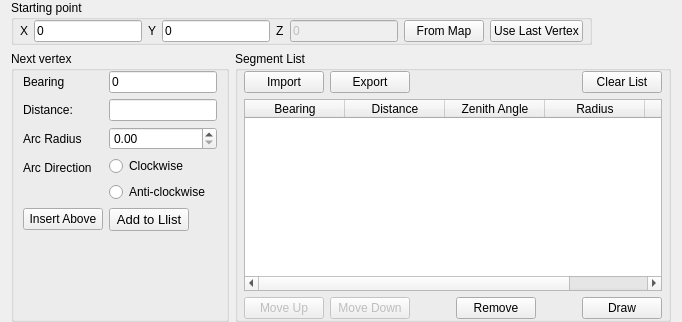
     <widget class="QWidget" name="tab">
      <attribute name="title">
       <string>Drawing</string>
      </attribute>
      <layout class="QGridLayout" name="gridLayout_3">
       <property name="topMargin">
        <number>0</number>
       </property>
       <property name="bottomMargin">
        <number>0</number>
       </property>
       <item row="0" column="0" colspan="2">
        <widget class="QGroupBox" name="groupBox">
         <property name="sizePolicy">
          <sizepolicy hsizetype="Minimum" vsizetype="Preferred">
           <horstretch>0</horstretch>
           <verstretch>0</verstretch>
          </sizepolicy>
         </property>
         <property name="title">
          <string>Starting point</string>
         </property>
         <property name="flat">
          <bool>true</bool>
         </property>
         <layout class="QHBoxLayout" name="horizontalLayout_2">
          <property name="leftMargin">
           <number>6</number>
          </property>
          <property name="topMargin">
           <number>0</number>
          </property>
          <property name="rightMargin">
           <number>6</number>
          </property>
          <property name="bottomMargin">
           <number>0</number>
          </property>
          <item>
           <widget class="QLabel" name="label_2">
            <property name="text">
             <string>X</string>
            </property>
            <property name="buddy">
             <cstring>lineEdit_vertexX0</cstring>
            </property>
           </widget>
          </item>
          <item>
           <widget class="QLineEdit" name="lineEdit_vertexX0">
            <property name="sizePolicy">
             <sizepolicy hsizetype="Fixed" vsizetype="Fixed">
              <horstretch>0</horstretch>
              <verstretch>0</verstretch>
             </sizepolicy>
            </property>
            <property name="text">
             <string>0</string>
            </property>
           </widget>
          </item>
          <item>
           <widget class="QLabel" name="label_3">
            <property name="text">
             <string>Y</string>
            </property>
            <property name="buddy">
             <cstring>lineEdit_vertexY0</cstring>
            </property>
           </widget>
          </item>
          <item>
           <widget class="QLineEdit" name="lineEdit_vertexY0">
            <property name="sizePolicy">
             <sizepolicy hsizetype="Fixed" vsizetype="Fixed">
              <horstretch>0</horstretch>
              <verstretch>0</verstretch>
             </sizepolicy>
            </property>
            <property name="text">
             <string>0</string>
            </property>
           </widget>
          </item>
          <item>
           <widget class="QLabel" name="label_4">
            <property name="text">
             <string>Z</string>
            </property>
            <property name="buddy">
             <cstring>lineEdit_vertexZ0</cstring>
            </property>
           </widget>
          </item>
          <item>
           <widget class="QLineEdit" name="lineEdit_vertexZ0">
            <property name="enabled">
             <bool>false</bool>
            </property>
            <property name="sizePolicy">
             <sizepolicy hsizetype="Fixed" vsizetype="Fixed">
              <horstretch>0</horstretch>
              <verstretch>0</verstretch>
             </sizepolicy>
            </property>
            <property name="text">
             <string>0</string>
            </property>
           </widget>
          </item>
          <item>
           <widget class="QPushButton" name="pushButton_startCapture">
            <property name="sizePolicy">
             <sizepolicy hsizetype="Preferred" vsizetype="Preferred">
              <horstretch>0</horstretch>
              <verstretch>0</verstretch>
             </sizepolicy>
            </property>
            <property name="toolTip">
             <string>Select Starting Point from Map</string>
            </property>
            <property name="text">
             <string>From Map</string>
            </property>
            <property name="icon">
             <iconset>
              <normaloff>:/icons/resources/capture.svg</normaloff>:/icons/resources/capture.svg</iconset>
            </property>
            <property name="iconSize">
             <size>
              <width>18</width>
              <height>18</height>
             </size>
            </property>
           </widget>
          </item>
          <item>
           <widget class="QPushButton" name="pushButton_useLast">
            <property name="enabled">
             <bool>true</bool>
            </property>
            <property name="sizePolicy">
             <sizepolicy hsizetype="Preferred" vsizetype="Preferred">
              <horstretch>0</horstretch>
              <verstretch>0</verstretch>
             </sizepolicy>
            </property>
            <property name="toolTip">
             <string>Use Last Vertex as Starting Point</string>
            </property>
            <property name="text">
             <string>Use Last Vertex</string>
            </property>
            <property name="icon">
             <iconset>
              <normaloff>:/icons/resources/lastpoint.svg</normaloff>:/icons/resources/lastpoint.svg</iconset>
            </property>
            <property name="iconSize">
             <size>
              <width>18</width>
              <height>18</height>
             </size>
            </property>
           </widget>
          </item>
         </layout>
         <zorder>pushButton_startCapture</zorder>
         <zorder>lineEdit_vertexX0</zorder>
         <zorder>label_2</zorder>
         <zorder>lineEdit_vertexY0</zorder>
         <zorder>label_3</zorder>
         <zorder>lineEdit_vertexZ0</zorder>
         <zorder>label_4</zorder>
         <zorder>pushButton_useLast</zorder>
        </widget>
       </item>
       <item row="1" column="0">
        <widget class="QGroupBox" name="groupBox_2">
         <property name="sizePolicy">
          <sizepolicy hsizetype="Maximum" vsizetype="Preferred">
           <horstretch>0</horstretch>
           <verstretch>0</verstretch>
          </sizepolicy>
         </property>
         <property name="title">
          <string>Next vertex</string>
         </property>
         <property name="flat">
          <bool>true</bool>
         </property>
         <layout class="QFormLayout" name="formLayout">
          <property name="fieldGrowthPolicy">
           <enum>QFormLayout::AllNonFixedFieldsGrow</enum>
          </property>
          <property name="topMargin">
           <number>0</number>
          </property>
          <property name="bottomMargin">
           <number>0</number>
          </property>
          <item row="0" column="0">
           <widget class="QLabel" name="label_11">
            <property name="sizePolicy">
             <sizepolicy hsizetype="Fixed" vsizetype="Preferred">
              <horstretch>0</horstretch>
              <verstretch>0</verstretch>
             </sizepolicy>
            </property>
            <property name="text">
             <string>Bearing</string>
            </property>
            <property name="buddy">
             <cstring>lineEdit_nextAzimuth</cstring>
            </property>
           </widget>
          </item>
          <item row="0" column="1">
           <widget class="QLineEdit" name="lineEdit_nextAzimuth">
            <property name="sizePolicy">
             <sizepolicy hsizetype="Fixed" vsizetype="Fixed">
              <horstretch>0</horstretch>
              <verstretch>0</verstretch>
             </sizepolicy>
            </property>
            <property name="toolTip">
             <string/>
            </property>
            <property name="text">
             <string>0</string>
            </property>
           </widget>
          </item>
          <item row="1" column="0">
           <widget class="QLabel" name="label_13">
            <property name="text">
             <string>Distance:</string>
            </property>
           </widget>
          </item>
          <item row="2" column="0">
           <widget class="QLabel" name="radiusLabel">
            <property name="text">
             <string>Arc Radius</string>
            </property>
           </widget>
          </item>
          <item row="2" column="1">
           <widget class="QDoubleSpinBox" name="spin_radius">
            <property name="sizePolicy">
             <sizepolicy hsizetype="MinimumExpanding" vsizetype="Fixed">
              <horstretch>0</horstretch>
              <verstretch>0</verstretch>
             </sizepolicy>
            </property>
            <property name="maximum">
             <double>999999999.000000000000000</double>
            </property>
           </widget>
          </item>
          <item row="3" column="0">
           <widget class="QLabel" name="label_6">
            <property name="text">
             <string>Arc Direction</string>
            </property>
           </widget>
          </item>
          <item row="3" column="1">
           <layout class="QVBoxLayout" name="verticalLayout_4">
            <item>
             <widget class="QRadioButton" name="radio_clockwise">
              <property name="sizePolicy">
               <sizepolicy hsizetype="Maximum" vsizetype="Fixed">
                <horstretch>0</horstretch>
                <verstretch>0</verstretch>
               </sizepolicy>
              </property>
              <property name="text">
               <string>Clockwise</string>
              </property>
             </widget>
            </item>
            <item>
             <widget class="QRadioButton" name="radio_anticlockwise">
              <property name="sizePolicy">
               <sizepolicy hsizetype="Maximum" vsizetype="Fixed">
                <horstretch>0</horstretch>
                <verstretch>0</verstretch>
               </sizepolicy>
              </property>
              <property name="text">
               <string>Anti-clockwise</string>
              </property>
             </widget>
            </item>
           </layout>
          </item>
          <item row="4" column="1">
           <widget class="QPushButton" name="pushButton_vertexAdd">
            <property name="sizePolicy">
             <sizepolicy hsizetype="Maximum" vsizetype="Fixed">
              <horstretch>0</horstretch>
              <verstretch>0</verstretch>
             </sizepolicy>
            </property>
            <property name="font">
             <font>
              <pointsize>10</pointsize>
              <italic>false</italic>
             </font>
            </property>
            <property name="toolTip">
             <string>Add New Segment to Bottom of List</string>
            </property>
            <property name="text">
             <string>Add to Llist</string>
            </property>
            <property name="iconSize">
             <size>
              <width>20</width>
              <height>20</height>
             </size>
            </property>
           </widget>
          </item>
          <item row="4" column="0">
           <widget class="QPushButton" name="pushButton_vertexInsert">
            <property name="sizePolicy">
             <sizepolicy hsizetype="Maximum" vsizetype="Fixed">
              <horstretch>0</horstretch>
              <verstretch>0</verstretch>
             </sizepolicy>
            </property>
            <property name="toolTip">
             <string>Insert New Segment Above Currently Selected Segment</string>
            </property>
            <property name="text">
             <string>Insert Above</string>
            </property>
           </widget>
          </item>
          <item row="1" column="1">
           <widget class="QLineEdit" name="lineEdit_nextDistance"/>
          </item>
         </layout>
        </widget>
       </item>
       <item row="1" column="1" colspan="2">
        <widget class="QGroupBox" name="groupBox_8">
         <property name="sizePolicy">
          <sizepolicy hsizetype="Preferred" vsizetype="Expanding">
           <horstretch>0</horstretch>
           <verstretch>0</verstretch>
          </sizepolicy>
         </property>
         <property name="title">
          <string>Segment List</string>
         </property>
         <property name="flat">
          <bool>true</bool>
         </property>
         <layout class="QGridLayout" name="gridLayout_2">
          <property name="sizeConstraint">
           <enum>QLayout::SetDefaultConstraint</enum>
          </property>
          <property name="leftMargin">
           <number>6</number>
          </property>
          <property name="topMargin">
           <number>0</number>
          </property>
          <property name="rightMargin">
           <number>6</number>
          </property>
          <property name="bottomMargin">
           <number>0</number>
          </property>
          <item row="1" column="1">
           <layout class="QHBoxLayout" name="horizontalLayout_3">
            <item>
             <widget class="QPushButton" name="pushButton_segListLoad">
              <property name="enabled">
               <bool>true</bool>
              </property>
              <property name="toolTip">
               <string>Import Segment List</string>
              </property>
              <property name="text">
               <string>Import</string>
              </property>
              <property name="icon">
               <iconset>
                <normaloff>:/icons/resources/import.svg</normaloff>:/icons/resources/import.svg</iconset>
              </property>
              <property name="iconSize">
               <size>
                <width>18</width>
                <height>18</height>
               </size>
              </property>
             </widget>
            </item>
            <item>
             <widget class="QPushButton" name="pushButton_segListSave">
              <property name="enabled">
               <bool>true</bool>
              </property>
              <property name="toolTip">
               <string>Export Segment List</string>
              </property>
              <property name="text">
               <string>Export</string>
              </property>
              <property name="icon">
               <iconset>
                <normaloff>:/icons/resources/export.svg</normaloff>:/icons/resources/export.svg</iconset>
              </property>
              <property name="iconSize">
               <size>
                <width>18</width>
                <height>18</height>
               </size>
              </property>
             </widget>
            </item>
            <item>
             <spacer name="horizontalSpacer">
              <property name="orientation">
               <enum>Qt::Horizontal</enum>
              </property>
              <property name="sizeHint" stdset="0">
               <size>
                <width>40</width>
                <height>20</height>
               </size>
              </property>
             </spacer>
            </item>
            <item>
             <widget class="QPushButton" name="pushButton_segListClear">
              <property name="toolTip">
               <string>Clear Segment List</string>
              </property>
              <property name="text">
               <string>Clear List</string>
              </property>
              <property name="icon">
               <iconset>
                <normaloff>:/icons/resources/clear.svg</normaloff>:/icons/resources/clear.svg</iconset>
              </property>
              <property name="iconSize">
               <size>
                <width>18</width>
                <height>18</height>
               </size>
              </property>
             </widget>
            </item>
           </layout>
          </item>
          <item row="4" column="1">
           <layout class="QHBoxLayout" name="horizontalLayout_6">
            <property name="spacing">
             <number>6</number>
            </property>
            <item>
             <widget class="QPushButton" name="pushButton_segListRowUp">
              <property name="enabled">
               <bool>false</bool>
              </property>
              <property name="sizePolicy">
               <sizepolicy hsizetype="Fixed" vsizetype="Fixed">
                <horstretch>0</horstretch>
                <verstretch>0</verstretch>
               </sizepolicy>
              </property>
              <property name="toolTip">
               <string>Move Selected Segment Up</string>
              </property>
              <property name="text">
               <string>Move Up</string>
              </property>
              <property name="icon">
               <iconset>
                <normaloff>:/icons/resources/up.svg</normaloff>:/icons/resources/up.svg</iconset>
              </property>
              <property name="iconSize">
               <size>
                <width>18</width>
                <height>18</height>
               </size>
              </property>
             </widget>
            </item>
            <item>
             <widget class="QPushButton" name="pushButton_segListRowDn">
              <property name="enabled">
               <bool>false</bool>
              </property>
              <property name="sizePolicy">
               <sizepolicy hsizetype="Fixed" vsizetype="Fixed">
                <horstretch>0</horstretch>
                <verstretch>0</verstretch>
               </sizepolicy>
              </property>
              <property name="toolTip">
               <string>Move Selected Segment Down</string>
              </property>
              <property name="text">
               <string>Move Down</string>
              </property>
              <property name="icon">
               <iconset>
                <normaloff>:/icons/resources/down.svg</normaloff>:/icons/resources/down.svg</iconset>
              </property>
              <property name="iconSize">
               <size>
                <width>18</width>
                <height>18</height>
               </size>
              </property>
             </widget>
            </item>
            <item>
             <spacer name="horizontalSpacer_4">
              <property name="orientation">
               <enum>Qt::Horizontal</enum>
              </property>
              <property name="sizeHint" stdset="0">
               <size>
                <width>40</width>
                <height>20</height>
               </size>
              </property>
             </spacer>
            </item>
            <item>
             <widget class="QPushButton" name="pushButton_segListRowDel">
              <property name="sizePolicy">
               <sizepolicy hsizetype="Fixed" vsizetype="Fixed">
                <horstretch>0</horstretch>
                <verstretch>0</verstretch>
               </sizepolicy>
              </property>
              <property name="toolTip">
               <string>Remove Selected Segment</string>
              </property>
              <property name="text">
               <string>Remove</string>
              </property>
              <property name="icon">
               <iconset>
                <normaloff>:/icons/resources/remove.svg</normaloff>:/icons/resources/remove.svg</iconset>
              </property>
              <property name="iconSize">
               <size>
                <width>18</width>
                <height>18</height>
               </size>
              </property>
             </widget>
            </item>
            <item>
             <spacer name="horizontalSpacer_5">
              <property name="orientation">
               <enum>Qt::Horizontal</enum>
              </property>
              <property name="sizeHint" stdset="0">
               <size>
                <width>40</width>
                <height>20</height>
               </size>
              </property>
             </spacer>
            </item>
            <item>
             <widget class="QPushButton" name="pushButton_objectDraw">
              <property name="toolTip">
               <string>Draw Segment List</string>
              </property>
              <property name="text">
               <string>Draw</string>
              </property>
              <property name="icon">
               <iconset>
                <normaloff>:/icons/resources/draw.svg</normaloff>:/icons/resources/draw.svg</iconset>
              </property>
              <property name="iconSize">
               <size>
                <width>18</width>
                <height>18</height>
               </size>
              </property>
             </widget>
            </item>
           </layout>
          </item>
          <item row="2" column="1">
           <widget class="QTableWidget" name="table_segmentList">
            <property name="sizePolicy">
             <sizepolicy hsizetype="Expanding" vsizetype="Expanding">
              <horstretch>0</horstretch>
              <verstretch>0</verstretch>
             </sizepolicy>
            </property>
            <column>
             <property name="text">
              <string>Bearing</string>
             </property>
            </column>
            <column>
             <property name="text">
              <string>Distance</string>
             </property>
            </column>
            <column>
             <property name="text">
              <string>Zenith Angle</string>
             </property>
            </column>
            <column>
             <property name="text">
              <string>Radius</string>
             </property>
            </column>
            <column>
             <property name="text">
              <string>Direction</string>
             </property>
             <property name="toolTip">
              <string>Supported values are 'anticlockwise', 'a', 'c', 'clockwise'</string>
             </property>
            </column>
           </widget>
          </item>
         </layout>
        </widget>
       </item>
       <item row="0" column="2">
        <spacer name="horizontalSpacer_3">
         <property name="orientation">
          <enum>Qt::Horizontal</enum>
         </property>
         <property name="sizeHint" stdset="0">
          <size>
           <width>40</width>
           <height>20</height>
          </size>
         </property>
        </spacer>
       </item>
      </layout>
     </widget>
